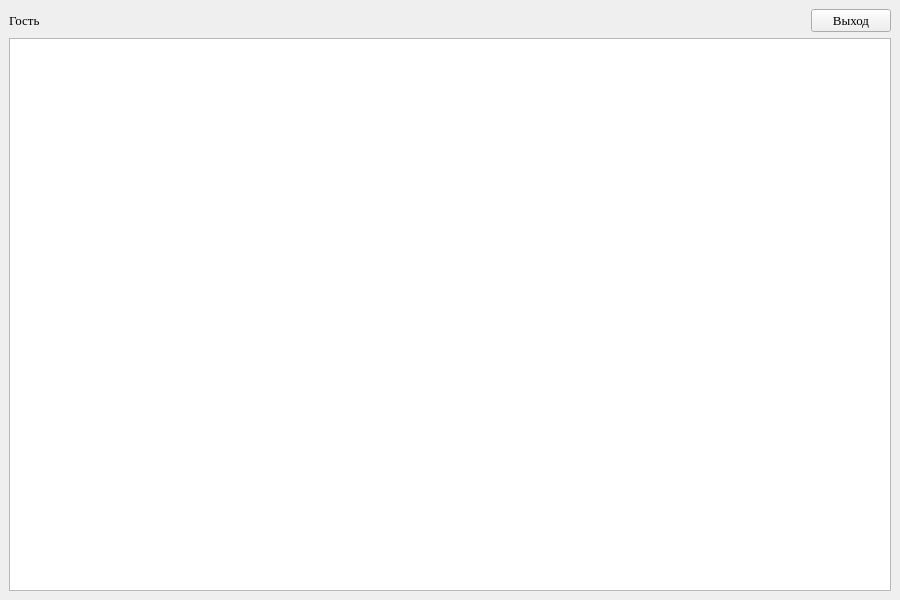
<?xml version="1.0" encoding="UTF-8"?>
<ui version="4.0">
 <class>Guest</class>
 <widget class="QMainWindow" name="Guest">
  <property name="geometry">
   <rect><x>0</x><y>0</y><width>900</width><height>600</height></rect>
  </property>
  <property name="windowTitle">
   <string>Список товаров — Гость</string>
  </property>
  <property name="styleSheet">
   <string notr="true">font-family: Times New Roman; font-size: 13px;</string>
  </property>
  <widget class="QWidget" name="centralwidget">
   <layout class="QVBoxLayout" name="verticalLayout">
   <item>
    <layout class="QHBoxLayout">
     <item>
      <widget class="QLabel" name="lb_role">
       <property name="text"><string>Гость</string></property>
      </widget>
     </item>
     <item>
      <spacer><property name="orientation"><enum>Qt::Horizontal</enum></property><property name="sizeHint" stdset="0"><size><width>40</width><height>20</height></size></property></spacer>
     </item>
     <item>
      <widget class="QPushButton" name="pb_exit">
       <property name="text"><string>Выход</string></property>
      </widget>
     </item>
    </layout>
   </item>
   <item>
    <widget class="QListWidget" name="lw_products">
     <property name="sortingEnabled"><bool>false</bool></property>
    </widget>
   </item>
   </layout>
  </widget>
 </widget>
 <resources/>
 <connections/>
</ui>
